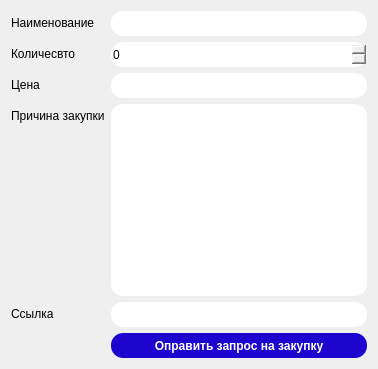
              <widget class="QWidget" name="page_7">
               <layout class="QFormLayout" name="formLayout">
                <item row="0" column="0">
                 <widget class="QLabel" name="label_2">
                  <property name="text">
                   <string>Наименование</string>
                  </property>
                 </widget>
                </item>
                <item row="0" column="1">
                 <widget class="QLineEdit" name="NamePurchase">
                  <property name="styleSheet">
                   <string notr="true">QLineEdit{
	border-radius: 12px;
	height: 25px;
	width: 150px;
}</string>
                  </property>
                 </widget>
                </item>
                <item row="1" column="0">
                 <widget class="QLabel" name="label_6">
                  <property name="text">
                   <string>Количесвто</string>
                  </property>
                 </widget>
                </item>
                <item row="1" column="1">
                 <widget class="QSpinBox" name="QuantityPurchase">
                  <property name="styleSheet">
                   <string notr="true">QSpinBox{
	border-radius: 12px;
	height: 25px;
	width: 150px;
}</string>
                  </property>
                 </widget>
                </item>
                <item row="2" column="0">
                 <widget class="QLabel" name="label_3">
                  <property name="text">
                   <string>Цена</string>
                  </property>
                 </widget>
                </item>
                <item row="2" column="1">
                 <widget class="QLineEdit" name="PricePurchase">
                  <property name="styleSheet">
                   <string notr="true">QLineEdit{
	border-radius: 12px;
	height: 25px;
	width: 150px;
}</string>
                  </property>
                 </widget>
                </item>
                <item row="3" column="0">
                 <widget class="QLabel" name="label_4">
                  <property name="text">
                   <string>Причина закупки</string>
                  </property>
                 </widget>
                </item>
                <item row="3" column="1">
                 <widget class="QTextEdit" name="ReasonPurchase">
                  <property name="styleSheet">
                   <string notr="true">QTextEdit{
	border-radius: 12px;
	background-color: palette(base);
}</string>
                  </property>
                 </widget>
                </item>
                <item row="4" column="0">
                 <widget class="QLabel" name="label_5">
                  <property name="text">
                   <string>Ссылка</string>
                  </property>
                 </widget>
                </item>
                <item row="4" column="1">
                 <widget class="QLineEdit" name="LinkPurchase">
                  <property name="styleSheet">
                   <string notr="true">QLineEdit{
	border-radius: 12px;
	height: 25px;
	width: 150px;
}</string>
                  </property>
                 </widget>
                </item>
                <item row="5" column="1">
                 <widget class="QPushButton" name="PurchaseSendButton">
                  <property name="styleSheet">
                   <string notr="true">QPushButton {
	background-color: #1c05cf;
	color: #ffffff;
	border-radius: 12px;
	width: 75px;
	height: 25px;
	font-weight: bold
}

QPushButton:pressed {
	background-color: #130390;
	color: #ffffff;
	border-radius: 12px;
	width: 75px;
	height: 25px;
}</string>
                  </property>
                  <property name="text">
                   <string>Оправить запрос на закупку</string>
                  </property>
                 </widget>
                </item>
               </layout>
              </widget>
